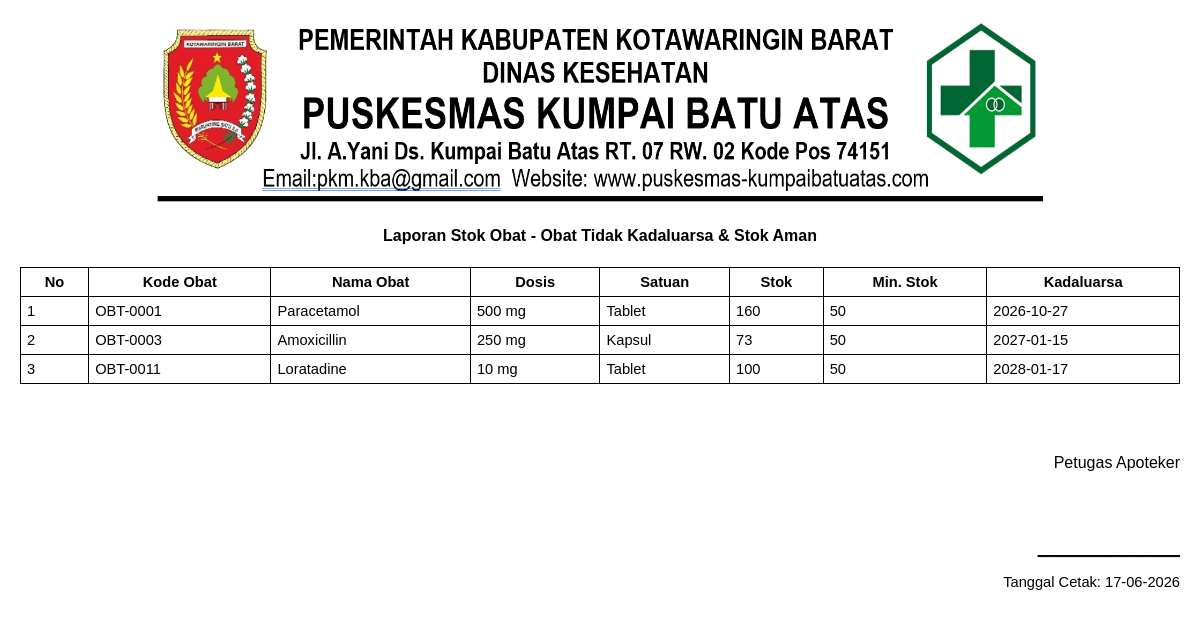
The app's page /petugas_apoteker/Kelola_Obat/laporan-html.php with its own data.
### tables this page shows
CREATE TABLE `obat` (
  `kode_obat` varchar(20) NOT NULL,
  `nama_obat` varchar(100) NOT NULL,
  `dosis_obat` varchar(100) NOT NULL,
  `keterangan_obat` varchar(100) NOT NULL,
  `stok_obat` int(11) NOT NULL DEFAULT 0,
  `satuan` varchar(50) NOT NULL,
  `tgl_kadaluarsa` date NOT NULL,
  `minimum_stok` int(20) NOT NULL
);

### petugas_apoteker/Kelola_Obat/laporan-html.php (the view, shortened to what this page needs)
<?php
include "../../koneksi.php";
$filter = $_GET['filterLaporan'] ?? 'semua';
$query = "SELECT * FROM obat";
$result = mysqli_query($conn, $query);
$rows = [];
$tanggal_sekarang = new DateTime();
while ($row = mysqli_fetch_assoc($result)) {
    $tgl_kadaluarsa = DateTime::createFromFormat('Y-m-d', $row['tgl_kadaluarsa']);
    $kadaluarsa = ($tgl_kadaluarsa && $tgl_kadaluarsa < $tanggal_sekarang);
    $stok_menipis = ($row['stok_obat'] <= $row['minimum_stok']);
    $tampilkan = false;
    if ($filter === 'kadaluarsa' && $kadaluarsa) {
        $tampilkan = true;
    } elseif ($filter === 'stok_tipis' && $stok_menipis) {
        $tampilkan = true;
    } elseif ($filter === 'semua' && !$kadaluarsa && !$stok_menipis) {
        $tampilkan = true;
    }
    if ($tampilkan) $rows[] = $row;
}
$judul = [
    'kadaluarsa' => 'Obat Kadaluarsa',
    'stok_tipis' => 'Obat Stok Menipis',
    'semua' => 'Obat Tidak Kadaluarsa & Stok Aman'
][$filter] ?? 'Laporan Obat';
?>
<!DOCTYPE html>
<html lang="id">
<head>
</head>
<body onload="window.print()">
    <div style="text-align: center;">
        <img src="../../img/pkm.png" width="886" height="182" alt="Kop Surat">
    </div>
    <h4>Laporan Stok Obat - <?= $judul ?></h4>
    <table>
        <thead>
            <tr>
                <th>No</th>
                <th>Kode Obat</th>
                <th>Nama Obat</th>
                <th>Dosis</th>
                <th>Satuan</th>
                <th>Stok</th>
                <th>Min. Stok</th>
                <th>Kadaluarsa</th>
            </tr>
        </thead>
        <tbody>
            <?php $no = 1;
            foreach ($rows as $row): ?>
                <tr>
                    <td><?= $no++ ?></td>
                    <td><?= $row['kode_obat'] ?></td>
                    <td><?= $row['nama_obat'] ?></td>
                    <td><?= $row['dosis_obat'] ?></td>
                    <td><?= $row['satuan'] ?></td>
                    <td><?= $row['stok_obat'] ?></td>
                    <td><?= $row['minimum_stok'] ?></td>
                    <td><?= $row['tgl_kadaluarsa'] ?></td>
                </tr>
            <?php endforeach; ?>
        </tbody>
    </table>
    <br><br><br>
    <div style="text-align: right;">
        <p>Petugas Apoteker</p>
        <br><br>
        <p><u><?= $_SESSION['apoteker_nama'] ?? '________________' ?></u></p>
        <p style="font-size: 11pt;">Tanggal Cetak: <?= date('d-m-Y') ?></p>
    </div>
</body>
</html>

### petugas_apoteker/Kelola_Obat/laporan-html.php (style rules this page uses)
body { font-family: sans-serif; margin: 20px; }
h2, h4 { text-align: center; }
table { width: 100%; border-collapse: collapse; margin-top: 20px; }
td, th { border: 1px solid #000; padding: 6px; font-size: 11pt; }

### records on screen
obat: kode_obat "OBT-0001", nama_obat "Paracetamol", dosis_obat "500 mg", satuan "Tablet", stok_obat "160", minimum_stok "50", tgl_kadaluarsa "2026-10-27"
obat: kode_obat "OBT-0003", nama_obat "Amoxicillin", dosis_obat "250 mg", satuan "Kapsul", stok_obat "73", minimum_stok "50", tgl_kadaluarsa "2027-01-15"
obat: kode_obat "OBT-0011", nama_obat "Loratadine", dosis_obat "10 mg", satuan "Tablet", stok_obat "100", minimum_stok "50", tgl_kadaluarsa "2028-01-17"

### other values on screen
$judul "Obat Tidak Kadaluarsa & Stok Aman"
$_SESSION['apoteker_nama'] "________________"
